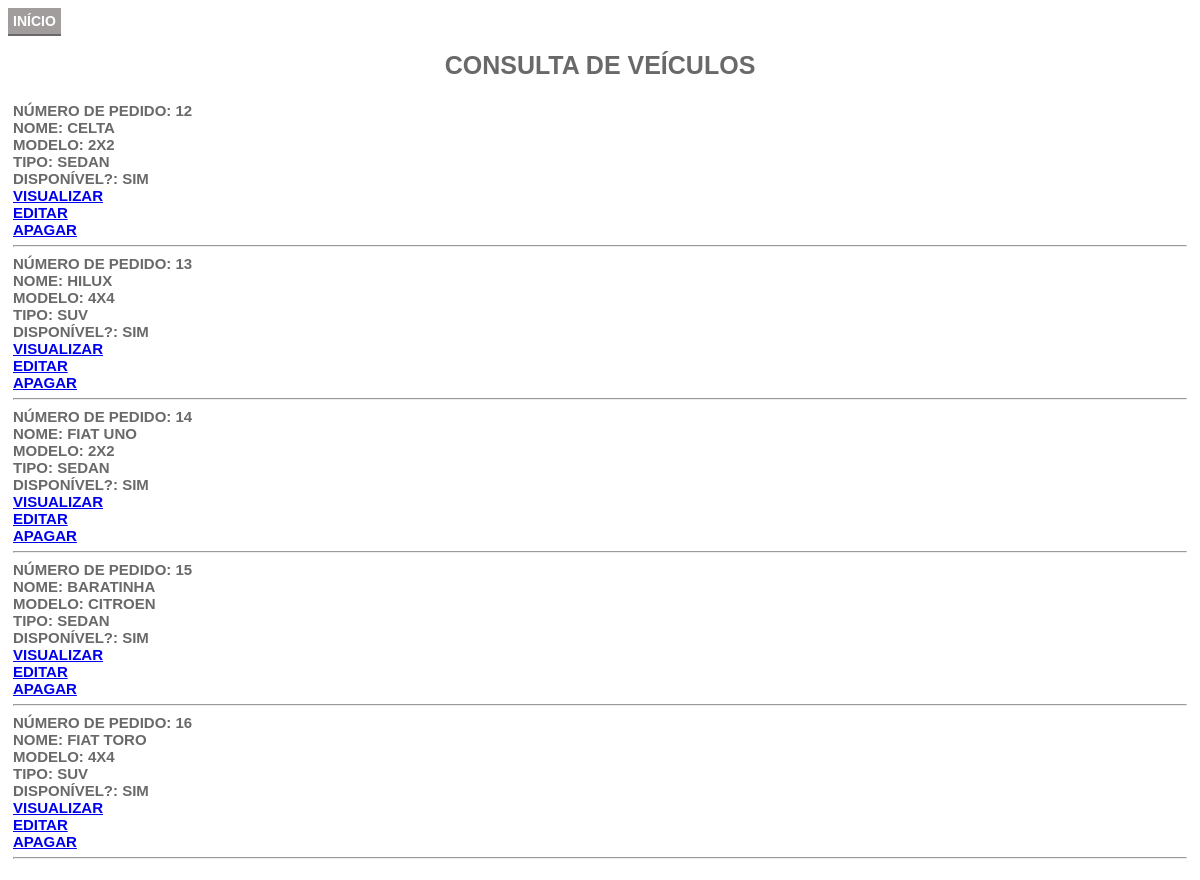
Page /navegation/consulta.php on the committed database.
### tables this page shows
CREATE TABLE `carros` (
  `id` int(11) NOT NULL,
  `nome` varchar(220) NOT NULL,
  `modelo` varchar(220) NOT NULL,
  `tipo` varchar(220) NOT NULL,
  `disp` varchar(220) NOT NULL
);

### navegation/consulta.php (the view, shortened to what this page needs)
<?php
include_once './conexao.php'
?>
<!DOCTYPE html>
<html lang="pt-br">
<head>
    <link rel="stylesheet" type="text/css" href="../css/outro.css">
</head>
<body>
<div class="position">
<a href="./index.php"><button class="b1 b1-grey" >Início</button></a>
</div>
    <h1>Consulta de veículos</h1>
 <div class="position-4">
<?php
        $result_msg_cont = "SELECT * FROM carros ORDER BY id ASC";
        $resultado_msg_cont = $conn->prepare($result_msg_cont);
        $resultado_msg_cont->execute();
        while ($row_msg_cont = $resultado_msg_cont->fetch(PDO::FETCH_ASSOC)) {
            echo "Número de pedido: " . $row_msg_cont['id'] . "<br>";
            echo "Nome: " . $row_msg_cont['nome'] . "<br>";
            echo "Modelo: " . $row_msg_cont['modelo'] . "<br>";
            echo "Tipo: " . $row_msg_cont['tipo'] . "<br>";
            echo "Disponível?: " . $row_msg_cont['disp'] . "<br>";
            echo "<a href='visualizar.php?id=".$row_msg_cont['id']."'>Visualizar</a><br>";
            echo "<a href='editardados.php?id=".$row_msg_cont['id']."'>Editar</a><br>";
            echo "<a href='apagardados.php?id=".$row_msg_cont['id']."'>Apagar</a><br><hr>";
        }
?>
</div>
</body>
</html>

### css/outro.css (style rules this page uses)
.position { margin: 0px; padding: 0px; }
.b1 { font-family: arial; font-size: 14px; text-transform: uppercase; font-weight: 700; border: none; padding: 5px; cursor: pointer; text-align: center; }
.b1-grey { background: #a19d9d; color: #fff; box-shadow:0 2px 0 #696969; }
h1 { display: flex; align-items: center; justify-content: center; font-family: arial; color: #696969; font-size: 25px; text-transform: uppercase; font-weight: 700; }
.position-4 { font-family: arial; color: #696969; font-size: 15px; text-transform: uppercase; font-weight: 700; border: none; padding: 5px; }

### rows in the picture
carros: id "12", nome "CELTA", modelo "2X2", tipo "SEDAN", disp "SIM"
carros: id "13", nome "HILUX", modelo "4X4", tipo "SUV", disp "SIM"
carros: id "14", nome "FIAT UNO", modelo "2X2", tipo "SEDAN", disp "SIM"
carros: id "15", nome "BARATINHA", modelo "CITROEN", tipo "SEDAN", disp "SIM"
carros: id "16", nome "FIAT TORO", modelo "4X4", tipo "SUV", disp "SIM"
